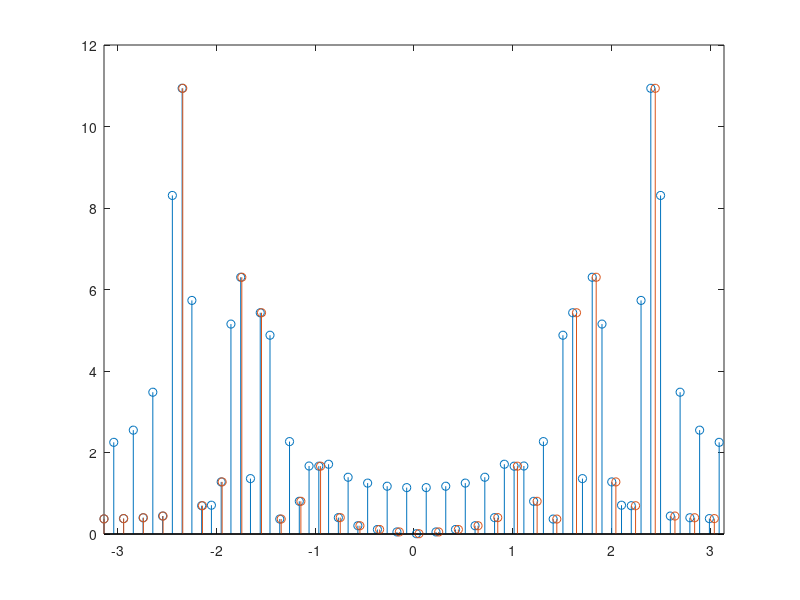

MATLAB code to generate this figure: (Note: this script raises an error after producing the figure.)
%% DFT is implemented with the FFT command (fast fourier transform)
% Results in an N-point sample of the spectral domain

N = 16;
n = 0:N-1;
x_0 = sin(pi/2*n);
X_0 = fft(x_0);

% Generate a meaningful \omega vector based on n
w = linspace(-1, (N-1)/N, N) * pi;
stem( w, abs( fftshift( X_0 ) ) );
xlim([-pi, pi]);

%% We can increase the resolution of the DFT by lengthening the time signal

% First try, N is small
N = 32;
n = 0:N-1;
x_1 = 0.3 * sin(pi/2*n) + 0.7 * sin(3*pi/4*n) + .125 * sin(pi/3*n) + .42 * sin(4*pi/7*n);
X_1 = fft(x_1);
w = linspace(-1, (N-1)/N, N) * pi;
stem( w, abs( fftshift( X_1 ) ) );
xlim([-pi, pi]);

% Try lengthening N
N = 128;
n = 0:N-1;
x_2 = 0.3 * sin(pi/2*n) + 0.7 * sin(3*pi/4*n) + .125 * sin(pi/3*n) + .42 * sin(4*pi/7*n);
X_2 = fft(x_2);
w = linspace(-1, (N-1)/N, N) * pi;
stem( w, abs( fftshift( X_2 ) ) );
xlim([-pi, pi]);
% Much better spectral resolution!

%% Another method: zero padding
% Can improve spectral resolution without the need for more data
N_1 = 32; N_2 = 64;
% x_1 is a length 32 sequence
x_3 = zeros(1,64);
x_3(1:32) = x_1;
X_3 = fft(x_3);
w_1 = linspace(-1, (N_1-1)/N_1, N_1) * pi;
w_2 = linspace(-1, (N_2-1)/N_2, N_2) * pi;
stem( w_2, abs( fftshift( X_3) ) );
hold on;
stem( w_1, abs( fftshift( X_1) ) );
xlim([-pi, pi]);
% Easy MATLAB implementation:
m = 32; % amount to zero pad by
X_3zp = fft(x_1, N_1 + m); % This is equivalent to X_3 

%% DFT application: Yanny vs. Laurel
close all;
[y,Fs] = audioread( 'yanny-laurel.wav'); % Fs is the sampling rate
y = y(:,1); % Look at just one channel

%% Do you hear Yanny or Laurel?
sound(y,Fs)

%% Perform spectral analysis using the DFT
N = size(y,1);
Y = fft(y);
% our frequency vector will be in terms of Hz, not radians
% Note that it is based on the sampling rate
f = linspace(-1, (N-1)/N, N) * Fs/2; 
plot(f, fftshift(abs(Y)));
xlim([f(1), f(end)]);
grid on;
% We learn that the signal is bandlimited to +/- 8000 Hz, but not much else
% Let's downsample by a factor of two to make it easier
y_ds = decimate(y,2);

%% How can we get a more complete picture? SPECTROGRAM
% A spectrogram windows in time, so we can understand how the spectral
% domain changes as a function of time

N_ds = size(y_ds,1);
M = 256; % Window size
P = M/4; % Overlap size
n_win = ceil( N_ds / (M-P) );
spect = zeros(n_win, M);
for i = 1:n_win-1
    y_windowed = y_ds( ((M-P)*(i-1)+1):((M-P)*(i-1)+M) );
    spect(i,:) = fftshift( abs( fft( y_windowed ) ) );
end
y_windowed = y_ds( ((M-P)*(n_win-1):end ) );
spect(n_win,:) = fftshift( abs( fft( y_windowed, M ) ) );

f = linspace(0,((M/2)-1)/(M/2),M/2) * (Fs/2)/2;
t = 0:(n_win-1) * (M-P) / (Fs/2);

% View the spectral domain, positive frequencies only
imagesc(t,f,spect(:,M/2+1:end).'); 
ax = gca;
ax.CLim = [0,3];
xlabel('Time (s)');
ylabel('Frequency (Hz)');
axis xy;

% Two spectral components: <1500 Hz, >1500 Hz

%% Use two filters to separate the spectral components
[b_lo, a_lo] = ellip(6, 5, 100, 1500/(Fs/2), 'low');
[b_hi, a_hi] = ellip(6, 5, 100, 1500/(Fs/2), 'high');
y_lo = filter(b_lo, a_lo, y);
y_hi = filter(b_hi, a_hi, y);

%% Yanny or Laurel? (Low Frequencies)
sound(y_lo*2, Fs);

%% Yanny or Laurel? (High Frequencies)
sound(y_hi*2, Fs);